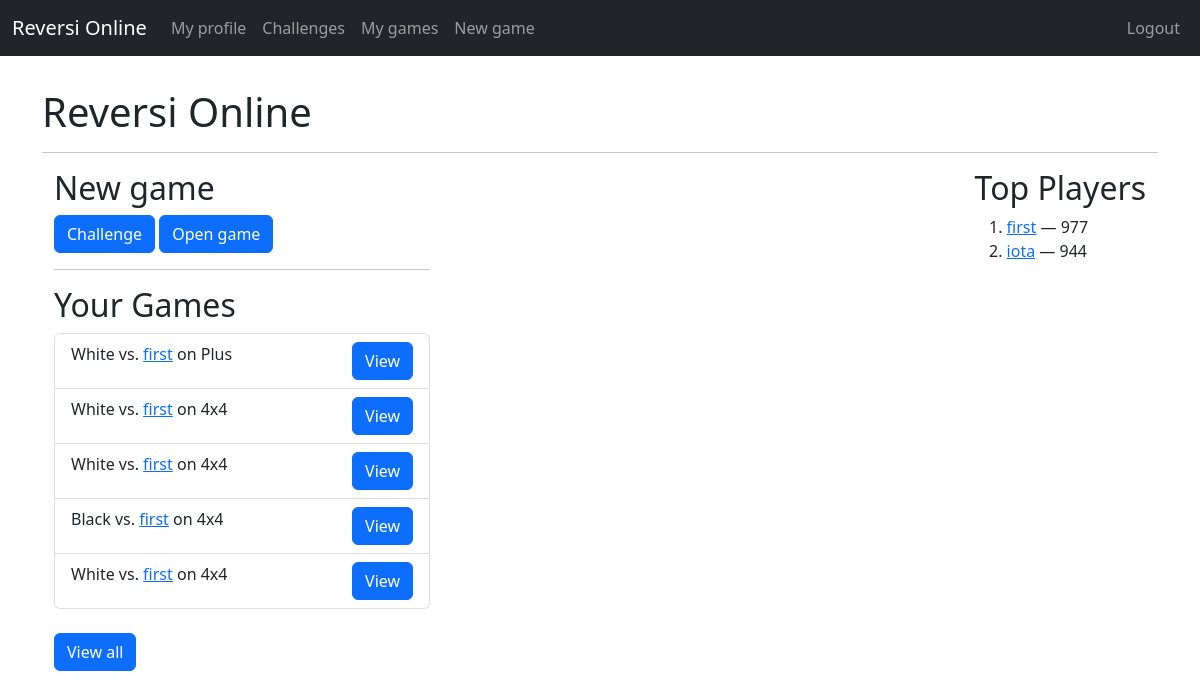
The app's page / (signed in), older data.
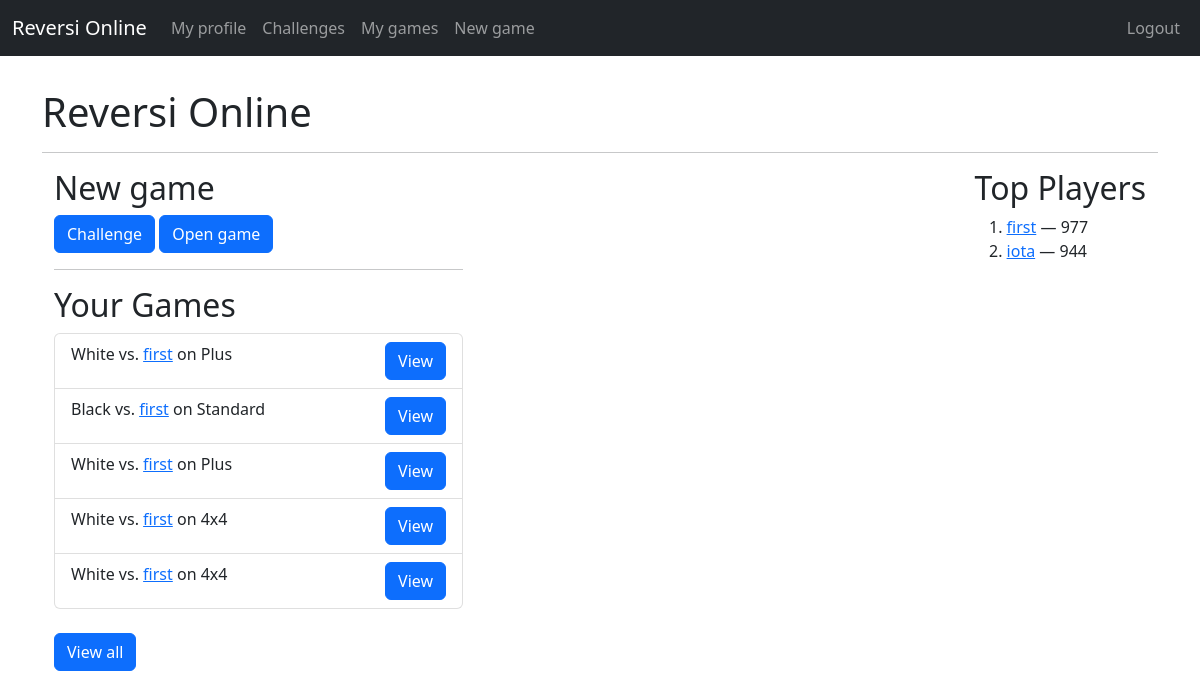
The same page, newer data.
### game/models.py (models this page shows, shortened)
class Game(models.Model):
    first_player = models.ForeignKey(User, on_delete=models.CASCADE, related_name='first_player_in')
    second_player = models.ForeignKey(User, null=True, on_delete=models.CASCADE, related_name='second_player_in')
    first_player_is_X = models.BooleanField(default=True)
    first_players_turn = models.BooleanField(default=True)
    board_name = models.CharField(max_length=50)
    board_string = models.CharField(max_length=1056)
    open_game = models.BooleanField(default=False)
    game_started = models.BooleanField(default=False)
    game_ended = models.BooleanField(default=False)
    winner = models.CharField(max_length=1, null=True)
    elo_transferred = models.IntegerField(null=True)
    most_recent_move = models.DateTimeField(auto_now_add=True)

### users/models.py (models this page shows)
class UserData(models.Model):
    user = models.OneToOneField(User, on_delete=models.CASCADE)
    elo_rating = models.IntegerField(default=1000)
    open_for_challenge = models.BooleanField(default=True)
    bio_text = models.CharField(max_length=2000, default="Hi! I'm new here!")

### base/views.py (the view)
# urls.py: path('', views.index, name="index"),
@login_required
def index(req):
    top_players = User.objects.all().order_by('-userdata__elo_rating')[:5]
    latest_games = get_player_games(req.user, 5)
    ctx = {
        'top_players': top_players,
        'latest_games': latest_games,
    }
    return render(req, 'base/index.html', ctx)

### base/views.py (called while the page is built)
def get_player_games(user, count=-1):
    latest_games = Game.objects.filter(Q(first_player=user) | Q(second_player=user)).order_by('-most_recent_move')
    if count > 0:
        latest_games = latest_games[:count]
    player_role = []
    player_opp = []
    for game in latest_games:
        player_role.append("White" if game.first_player_is_X ^ (game.second_player == user) else "Black")
        player_opp.append(game.first_player if game.second_player == user else game.second_player)
    return list(zip(latest_games, player_role, player_opp))

### base/templates/base/index.html
{% extends 'base/base.html' %}
{% block body %}
<h1>Reversi Online</h1>
<hr>
<div class="container-fluid">
    <div class="float-start">
        <h2>New game</h2>
        <a class="btn btn-primary" href="{% url 'base:user_list' %}">Challenge</a>
        <a class="btn btn-primary" href="{% url 'game:open_games' 1 %}">Open game</a>
        <hr>
        <h2>Your Games</h2>
        {% include 'base/game_list.html' with games=latest_games %}
        <br>
        <a href="{% url 'game:my_games' %}" class="btn btn-primary">View all</a>
    </div>
    <div class="float-end">
        <h2>Top Players</h2>
        <ol>
            {% for player in top_players %}
            <li>
                <a href="{% url 'base:profile' player.username %}">{{ player.username }}</a> — {{ player.userdata.elo_rating }}
            </li>
            {% endfor %}
        </ol>
    </div>
</div>
{% endblock %}

### base/templates/base/base.html (shortened to what this page needs)
{% load static %}
<!DOCTYPE html>
<html>
    <head>
        <link href="https://cdn.jsdelivr.net/npm/bootstrap@5.2.1/dist/css/bootstrap.min.css" rel="stylesheet">
        <link href="{% static 'base/style.css' %}" rel="stylesheet">
    </head>
    <body onload="_onload_handler()">
        <nav class="navbar navbar-expand-lg bg-dark navbar-dark">
            <div class="container-fluid">
                <a class="navbar-brand" href="{% url 'base:index' %}">Reversi Online</a>
                <ul class="navbar-nav me-auto nav-pills">
                    {% if user.is_authenticated %}
                    <li class="nav-item">
                        <a class="nav-link" href="{% url 'base:profile' request.user %}">My profile</a>
                    </li>
                    <li class="nav-item">
                        <a class="nav-link" href="{% url 'base:challenges' %}">Challenges</a>
                    </li>
                    <li class="nav-item">
                        <a class="nav-link" href="{% url 'game:my_games' %}">My games</a>
                    </li>
                    <li class="nav-item">
                        <a class="nav-link" href="{% url 'game:open_games' 1 %}">New game</a>
                    </li>
                    {% endif %}
                </ul>
                <ul class="nav navbar-nav navbar-right">
                    <li class="nav-item">
                        {% if user.is_authenticated %}
                            <a class="nav-link" href="{% url 'users:logout' %}">Logout</a>
                        {% else %}
                            <a class="nav-link" href="{% url 'users:login' %}">Login</a>
                        {% endif %}
                    </li>
                </ul>
            </div>
        </nav>
        <div class="container-fluid p-3">
            <div class="container mt-3">
                {% block body %}
                {% endblock %}
            </div>
        </div>
    </body>
</html>

### base/templates/base/game_list.html
<ul class="list-group">
    {% for game_data in games %}
    <li class="list-group-item">
        <span class="float-start">
            {{ game_data.1 }} vs. <a href="{% url 'base:profile' game_data.2 %}">{{ game_data.2 }}</a> on {{ game_data.0.board_name }}
        </span>
        <a href="{% url 'game:view_game' game_data.0.id %}" class="btn btn-primary float-end" style="margin-left: 10vw">View</a>
    </li>
    {% empty %}
    <li class="list-group-item">
        <p>Nothing to see here!</p>
    </li>
    {% endfor %}
</ul>

Row changes from the older to the newer data that the page shows:
no longer on this page (row unchanged): Game: game_data "Black", username "first", board_name "4x4"
no longer on this page (row unchanged): Game: game_data "White", username "first", board_name "4x4"
added Game: game_data "White", username "first", board_name "Plus"
now on this page (row edited): Game: game_data "Black", username "first", board_name "Standard"
